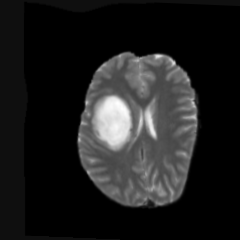
#> input picture testImages/2.png, 240 x 240 px; its folder holds only this picture in this run
$ python -i BrainTumorDetection.py   (imports and definitions only)
#> lines starting #> are read from the running program, lines starting #| are printed output that depends on the picture

from tkinter import messagebox
from tkinter import *
from tkinter import simpledialog
import tkinter
from tkinter import filedialog
import matplotlib.pyplot as plt
import numpy as np
from tkinter.filedialog import askopenfilename
import os
import cv2
from sklearn.model_selection import train_test_split
from sklearn.metrics import accuracy_score
import imutils
from keras.utils.np_utils import to_categorical
from keras.layers import  MaxPooling2D
from keras.layers import Dense, Dropout, Activation, Flatten
from keras.layers import Convolution2D
from keras.models import Sequential
from keras.models import model_from_json
import pickle
from sklearn import metrics
import ftplib
from tkinter import ttk

from keras.models import *
from keras.layers import *
from keras.optimizers import *

# [6 lines not run here, left out]
X = []
Y = []
# [1 line not run here, left out]
disease = ['No Tumor Detected','Tumor Detected']

# [125 lines left out: functions upload, getModel, generateModel, getGammaEdgeAnalysis, not called in this run]

def predict():
    filename = filedialog.askopenfilename(initialdir="testImages")
#> the answer given: testImages/2.png
    img = cv2.imread(filename,0)
#> img is the input picture: shape (240, 240); min 0, max 255, mean 31.1
    img = cv2.resize(img,(64,64), interpolation = cv2.INTER_CUBIC)
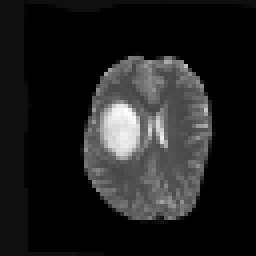
#> img: shape (64, 64) (shown 4 times larger); min 0, max 255, mean 31.1
    img = img.reshape(1,64,64,1)
    img = (img-127.0)/127.0
#> (the run stopped early here; a loop or call above may not have finished)

$ run again, on testImages/93.png
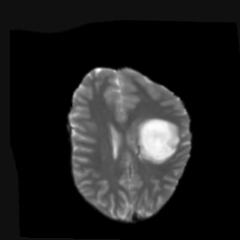
#> input picture testImages/93.png, 240 x 240 px
#> in predict, img is the input picture: shape (240, 240); min 0, max 255, mean 32.2
#> in predict, `img = cv2.resize(img,(64,64), interpolation = cv2.INTER_CUBIC)`:
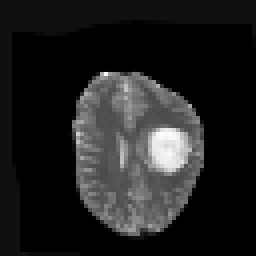
#> img: shape (64, 64) (shown 4 times larger); min 0, max 253, mean 32.3

$ run again, on testImages/97.png
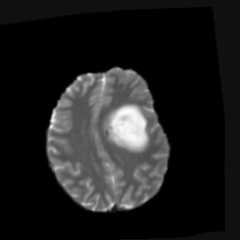
#> input picture testImages/97.png, 240 x 240 px
#> in predict, img is the input picture: shape (240, 240); min 0, max 255, mean 30.7
#> in predict, `img = cv2.resize(img,(64,64), interpolation = cv2.INTER_CUBIC)`:
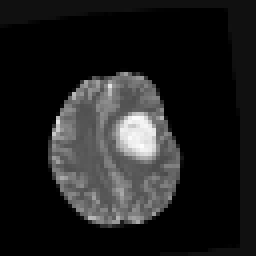
#> img: shape (64, 64) (shown 4 times larger); min 0, max 253, mean 30.7

$ run again, on testImages/3.png
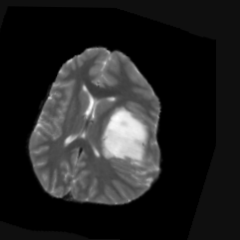
#> input picture testImages/3.png, 240 x 240 px
#> in predict, img is the input picture: shape (240, 240); min 0, max 255, mean 34.1
#> in predict, `img = cv2.resize(img,(64,64), interpolation = cv2.INTER_CUBIC)`:
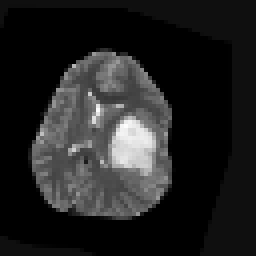
#> img: shape (64, 64) (shown 4 times larger); min 0, max 253, mean 34.1
